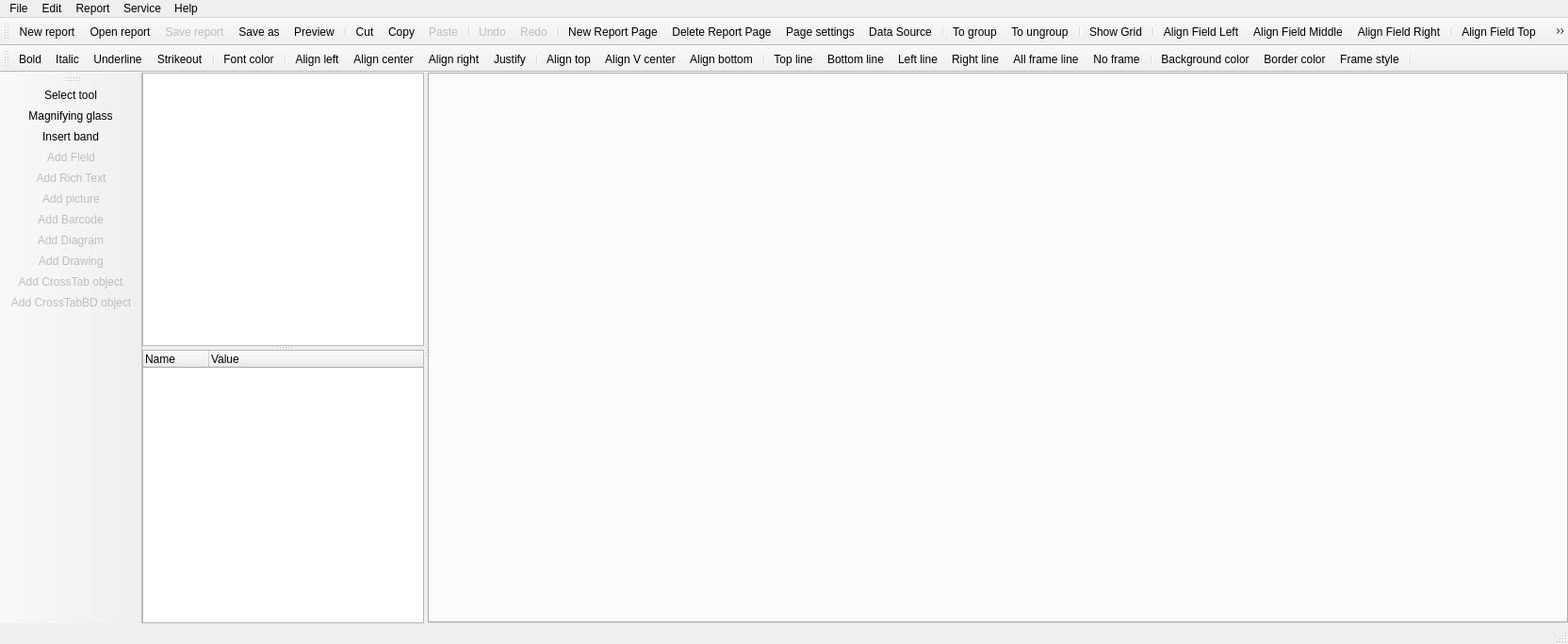
<?xml version="1.0" encoding="UTF-8"?>
<ui version="4.0">
 <class>MainWindow</class>
 <widget class="QMainWindow" name="MainWindow">
  <property name="geometry">
   <rect>
    <x>0</x>
    <y>0</y>
    <width>1664</width>
    <height>683</height>
   </rect>
  </property>
  <property name="windowTitle">
   <string>QtRPT Designer</string>
  </property>
  <property name="windowIcon">
   <iconset>
    <normaloff>C:/Users/Aleksey/Desktop/32.png</normaloff>C:/Users/Aleksey/Desktop/32.png</iconset>
  </property>
  <widget class="QWidget" name="centralWidget">
   <layout class="QHBoxLayout" name="horizontalLayout">
    <property name="spacing">
     <number>0</number>
    </property>
    <property name="leftMargin">
     <number>0</number>
    </property>
    <property name="topMargin">
     <number>0</number>
    </property>
    <property name="rightMargin">
     <number>0</number>
    </property>
    <property name="bottomMargin">
     <number>0</number>
    </property>
    <item>
     <widget class="QSplitter" name="splitter">
      <property name="orientation">
       <enum>Qt::Horizontal</enum>
      </property>
      <widget class="QWidget" name="widget_2" native="true">
       <property name="sizePolicy">
        <sizepolicy hsizetype="Preferred" vsizetype="Minimum">
         <horstretch>0</horstretch>
         <verstretch>0</verstretch>
        </sizepolicy>
       </property>
       <property name="maximumSize">
        <size>
         <width>299</width>
         <height>16777215</height>
        </size>
       </property>
       <property name="baseSize">
        <size>
         <width>0</width>
         <height>0</height>
        </size>
       </property>
       <layout class="QVBoxLayout" name="verticalLayout">
        <property name="spacing">
         <number>0</number>
        </property>
        <property name="leftMargin">
         <number>0</number>
        </property>
        <property name="topMargin">
         <number>0</number>
        </property>
        <property name="rightMargin">
         <number>0</number>
        </property>
        <property name="bottomMargin">
         <number>0</number>
        </property>
        <item>
         <widget class="QSplitter" name="splitter_2">
          <property name="sizePolicy">
           <sizepolicy hsizetype="Preferred" vsizetype="Expanding">
            <horstretch>0</horstretch>
            <verstretch>0</verstretch>
           </sizepolicy>
          </property>
          <property name="baseSize">
           <size>
            <width>0</width>
            <height>0</height>
           </size>
          </property>
          <property name="orientation">
           <enum>Qt::Vertical</enum>
          </property>
          <widget class="QTreeWidget" name="treeWidget">
           <property name="sizePolicy">
            <sizepolicy hsizetype="Preferred" vsizetype="Preferred">
             <horstretch>0</horstretch>
             <verstretch>0</verstretch>
            </sizepolicy>
           </property>
           <property name="baseSize">
            <size>
             <width>0</width>
             <height>0</height>
            </size>
           </property>
           <attribute name="headerVisible">
            <bool>false</bool>
           </attribute>
           <attribute name="headerDefaultSectionSize">
            <number>50</number>
           </attribute>
           <column>
            <property name="text">
             <string notr="true">1</string>
            </property>
           </column>
          </widget>
          <widget class="QTreeWidget" name="treeParams">
           <property name="sizePolicy">
            <sizepolicy hsizetype="Preferred" vsizetype="Preferred">
             <horstretch>0</horstretch>
             <verstretch>0</verstretch>
            </sizepolicy>
           </property>
           <property name="baseSize">
            <size>
             <width>0</width>
             <height>0</height>
            </size>
           </property>
           <property name="editTriggers">
            <set>QAbstractItemView::DoubleClicked|QAbstractItemView::EditKeyPressed</set>
           </property>
           <property name="alternatingRowColors">
            <bool>true</bool>
           </property>
           <property name="selectionMode">
            <enum>QAbstractItemView::SingleSelection</enum>
           </property>
           <property name="indentation">
            <number>15</number>
           </property>
           <property name="expandsOnDoubleClick">
            <bool>false</bool>
           </property>
           <attribute name="headerDefaultSectionSize">
            <number>70</number>
           </attribute>
           <column>
            <property name="text">
             <string>Name</string>
            </property>
           </column>
           <column>
            <property name="text">
             <string>Value</string>
            </property>
           </column>
          </widget>
         </widget>
        </item>
       </layout>
      </widget>
      <widget class="QTabWidget" name="tabWidget"/>
     </widget>
    </item>
   </layout>
  </widget>
  <widget class="QMenuBar" name="menuBar">
   <property name="geometry">
    <rect>
     <x>0</x>
     <y>0</y>
     <width>1664</width>
     <height>26</height>
    </rect>
   </property>
   <widget class="QMenu" name="menuFile">
    <property name="title">
     <string>File</string>
    </property>
    <addaction name="actionNewReport"/>
    <addaction name="actionOpenReport"/>
    <addaction name="actSaveReport"/>
    <addaction name="actSaveAs"/>
    <addaction name="separator"/>
    <addaction name="actNewReportPage"/>
    <addaction name="actDeleteReportPage"/>
    <addaction name="separator"/>
    <addaction name="actionExit"/>
   </widget>
   <widget class="QMenu" name="menuReport">
    <property name="title">
     <string>Report</string>
    </property>
    <addaction name="actPageSettings"/>
   </widget>
   <widget class="QMenu" name="menuEdit">
    <property name="title">
     <string>Edit</string>
    </property>
    <addaction name="actUndo"/>
    <addaction name="actRedo"/>
    <addaction name="separator"/>
    <addaction name="actCut"/>
    <addaction name="actCopy"/>
    <addaction name="actPaste"/>
   </widget>
   <widget class="QMenu" name="menuHelp">
    <property name="title">
     <string>Help</string>
    </property>
    <addaction name="actReadme"/>
    <addaction name="actCheckUpdates"/>
    <addaction name="actAbout"/>
   </widget>
   <widget class="QMenu" name="menuService">
    <property name="title">
     <string>Service</string>
    </property>
    <addaction name="actSettings"/>
   </widget>
   <addaction name="menuFile"/>
   <addaction name="menuEdit"/>
   <addaction name="menuReport"/>
   <addaction name="menuService"/>
   <addaction name="menuHelp"/>
  </widget>
  <widget class="QToolBar" name="mainToolBar">
   <attribute name="toolBarArea">
    <enum>TopToolBarArea</enum>
   </attribute>
   <attribute name="toolBarBreak">
    <bool>false</bool>
   </attribute>
   <addaction name="actionNewReport"/>
   <addaction name="actionOpenReport"/>
   <addaction name="actSaveReport"/>
   <addaction name="actSaveAs"/>
   <addaction name="actPreview"/>
   <addaction name="separator"/>
   <addaction name="actCut"/>
   <addaction name="actCopy"/>
   <addaction name="actPaste"/>
   <addaction name="separator"/>
   <addaction name="actUndo"/>
   <addaction name="actRedo"/>
   <addaction name="separator"/>
   <addaction name="actNewReportPage"/>
   <addaction name="actDeleteReportPage"/>
   <addaction name="actPageSettings"/>
   <addaction name="actDataSource"/>
   <addaction name="separator"/>
   <addaction name="actGroup"/>
   <addaction name="actUngroup"/>
   <addaction name="separator"/>
   <addaction name="actShowGrid"/>
   <addaction name="separator"/>
   <addaction name="actFieldLeft"/>
   <addaction name="actFieldMiddle"/>
   <addaction name="actFieldRight"/>
   <addaction name="separator"/>
   <addaction name="actFieldTop"/>
   <addaction name="actFieldCenter"/>
   <addaction name="actFieldBottom"/>
   <addaction name="separator"/>
   <addaction name="actFieldSameWidth"/>
   <addaction name="actFieldSameHeight"/>
   <addaction name="separator"/>
  </widget>
  <widget class="QStatusBar" name="statusBar"/>
  <widget class="QToolBar" name="toolBar">
   <property name="windowTitle">
    <string>toolBar</string>
   </property>
   <attribute name="toolBarArea">
    <enum>TopToolBarArea</enum>
   </attribute>
   <attribute name="toolBarBreak">
    <bool>true</bool>
   </attribute>
   <addaction name="actionBold"/>
   <addaction name="actionItalic"/>
   <addaction name="actionUnderline"/>
   <addaction name="actionStrikeout"/>
   <addaction name="separator"/>
   <addaction name="actFontColor"/>
   <addaction name="separator"/>
   <addaction name="actAlignLeft"/>
   <addaction name="actAlignCenter"/>
   <addaction name="actAlignRight"/>
   <addaction name="actAlignJustify"/>
   <addaction name="separator"/>
   <addaction name="actAlignTop"/>
   <addaction name="actAlignVCenter"/>
   <addaction name="actAlignBottom"/>
   <addaction name="separator"/>
   <addaction name="actLineTop"/>
   <addaction name="actLineBottom"/>
   <addaction name="actLineLeft"/>
   <addaction name="actLineRight"/>
   <addaction name="actLineAll"/>
   <addaction name="actLineNo"/>
   <addaction name="separator"/>
   <addaction name="actBackgroundColor"/>
   <addaction name="actBorderColor"/>
   <addaction name="actFrameStyle"/>
   <addaction name="separator"/>
  </widget>
  <widget class="QToolBar" name="toolBar_3">
   <property name="windowTitle">
    <string>toolBar_3</string>
   </property>
   <attribute name="toolBarArea">
    <enum>LeftToolBarArea</enum>
   </attribute>
   <attribute name="toolBarBreak">
    <bool>false</bool>
   </attribute>
   <addaction name="actSelect_tool"/>
   <addaction name="actMagnifying"/>
   <addaction name="actionInsert_band"/>
   <addaction name="actAddField"/>
   <addaction name="actAddRichText"/>
   <addaction name="actAddPicture"/>
   <addaction name="actAddBarcode"/>
   <addaction name="actAddDiagram"/>
   <addaction name="actAddDrawing"/>
   <addaction name="actAddCrossTab"/>
   <addaction name="actAddCrossTabBD"/>
  </widget>
  <action name="actionExit">
   <property name="text">
    <string>Exit</string>
   </property>
   <property name="toolTip">
    <string>Exit</string>
   </property>
  </action>
  <action name="actPageSettings">
   <property name="icon">
    <iconset resource="images.qrc">
     <normaloff>:/new/prefix1/images/pageSetting.png</normaloff>:/new/prefix1/images/pageSetting.png</iconset>
   </property>
   <property name="text">
    <string>Page settings</string>
   </property>
  </action>
  <action name="actSelect_tool">
   <property name="checkable">
    <bool>true</bool>
   </property>
   <property name="icon">
    <iconset resource="images.qrc">
     <normaloff>:/new/prefix1/images/80-1.png</normaloff>:/new/prefix1/images/80-1.png</iconset>
   </property>
   <property name="text">
    <string>Select tool</string>
   </property>
   <property name="toolTip">
    <string>Select tool</string>
   </property>
  </action>
  <action name="actAlignLeft">
   <property name="checkable">
    <bool>true</bool>
   </property>
   <property name="icon">
    <iconset resource="images.qrc">
     <normaloff>:/new/prefix1/images/textleft.png</normaloff>:/new/prefix1/images/textleft.png</iconset>
   </property>
   <property name="text">
    <string>Align left</string>
   </property>
   <property name="toolTip">
    <string>Align left</string>
   </property>
  </action>
  <action name="actAlignCenter">
   <property name="checkable">
    <bool>true</bool>
   </property>
   <property name="icon">
    <iconset resource="images.qrc">
     <normaloff>:/new/prefix1/images/textcenter.png</normaloff>:/new/prefix1/images/textcenter.png</iconset>
   </property>
   <property name="text">
    <string>Align center</string>
   </property>
   <property name="toolTip">
    <string>Align center</string>
   </property>
  </action>
  <action name="actAlignRight">
   <property name="checkable">
    <bool>true</bool>
   </property>
   <property name="icon">
    <iconset resource="images.qrc">
     <normaloff>:/new/prefix1/images/textright.png</normaloff>:/new/prefix1/images/textright.png</iconset>
   </property>
   <property name="text">
    <string>Align right</string>
   </property>
   <property name="toolTip">
    <string>Align right</string>
   </property>
  </action>
  <action name="actAlignJustify">
   <property name="checkable">
    <bool>true</bool>
   </property>
   <property name="icon">
    <iconset resource="images.qrc">
     <normaloff>:/new/prefix1/images/textjustify.png</normaloff>:/new/prefix1/images/textjustify.png</iconset>
   </property>
   <property name="text">
    <string>Justify</string>
   </property>
   <property name="toolTip">
    <string>Justify</string>
   </property>
  </action>
  <action name="actionBold">
   <property name="checkable">
    <bool>true</bool>
   </property>
   <property name="icon">
    <iconset resource="images.qrc">
     <normaloff>:/new/prefix1/images/textbold.png</normaloff>:/new/prefix1/images/textbold.png</iconset>
   </property>
   <property name="text">
    <string>Bold</string>
   </property>
   <property name="toolTip">
    <string>Bold</string>
   </property>
  </action>
  <action name="actionItalic">
   <property name="checkable">
    <bool>true</bool>
   </property>
   <property name="icon">
    <iconset resource="images.qrc">
     <normaloff>:/new/prefix1/images/textitalic.png</normaloff>:/new/prefix1/images/textitalic.png</iconset>
   </property>
   <property name="text">
    <string>Italic</string>
   </property>
   <property name="toolTip">
    <string>Italic</string>
   </property>
  </action>
  <action name="actionUnderline">
   <property name="checkable">
    <bool>true</bool>
   </property>
   <property name="icon">
    <iconset resource="images.qrc">
     <normaloff>:/new/prefix1/images/textunder.png</normaloff>:/new/prefix1/images/textunder.png</iconset>
   </property>
   <property name="text">
    <string>Underline</string>
   </property>
   <property name="toolTip">
    <string>Underline</string>
   </property>
  </action>
  <action name="actLineTop">
   <property name="checkable">
    <bool>true</bool>
   </property>
   <property name="icon">
    <iconset resource="images.qrc">
     <normaloff>:/new/prefix1/images/82-6.png</normaloff>:/new/prefix1/images/82-6.png</iconset>
   </property>
   <property name="text">
    <string>Top line</string>
   </property>
   <property name="toolTip">
    <string>Top line</string>
   </property>
  </action>
  <action name="actLineBottom">
   <property name="checkable">
    <bool>true</bool>
   </property>
   <property name="icon">
    <iconset resource="images.qrc">
     <normaloff>:/new/prefix1/images/82-7.png</normaloff>:/new/prefix1/images/82-7.png</iconset>
   </property>
   <property name="text">
    <string>Bottom line</string>
   </property>
   <property name="toolTip">
    <string>Bottom line</string>
   </property>
  </action>
  <action name="actLineLeft">
   <property name="checkable">
    <bool>true</bool>
   </property>
   <property name="icon">
    <iconset resource="images.qrc">
     <normaloff>:/new/prefix1/images/82-4.png</normaloff>:/new/prefix1/images/82-4.png</iconset>
   </property>
   <property name="text">
    <string>Left line</string>
   </property>
   <property name="toolTip">
    <string>Left line</string>
   </property>
  </action>
  <action name="actLineRight">
   <property name="checkable">
    <bool>true</bool>
   </property>
   <property name="icon">
    <iconset resource="images.qrc">
     <normaloff>:/new/prefix1/images/82-5.png</normaloff>:/new/prefix1/images/82-5.png</iconset>
   </property>
   <property name="text">
    <string>Right line</string>
   </property>
   <property name="toolTip">
    <string>Right line</string>
   </property>
  </action>
  <action name="actLineAll">
   <property name="checkable">
    <bool>true</bool>
   </property>
   <property name="icon">
    <iconset resource="images.qrc">
     <normaloff>:/new/prefix1/images/82-2.png</normaloff>:/new/prefix1/images/82-2.png</iconset>
   </property>
   <property name="text">
    <string>All frame line</string>
   </property>
   <property name="toolTip">
    <string>All frame line</string>
   </property>
  </action>
  <action name="actLineNo">
   <property name="checkable">
    <bool>true</bool>
   </property>
   <property name="icon">
    <iconset resource="images.qrc">
     <normaloff>:/new/prefix1/images/82-1.png</normaloff>:/new/prefix1/images/82-1.png</iconset>
   </property>
   <property name="text">
    <string>No frame</string>
   </property>
   <property name="toolTip">
    <string>No frame</string>
   </property>
  </action>
  <action name="actionInsert_band">
   <property name="checkable">
    <bool>true</bool>
   </property>
   <property name="icon">
    <iconset resource="images.qrc">
     <normaloff>:/new/prefix1/images/band.png</normaloff>:/new/prefix1/images/band.png</iconset>
   </property>
   <property name="text">
    <string>Insert band</string>
   </property>
   <property name="toolTip">
    <string>Insert band</string>
   </property>
  </action>
  <action name="actAddField">
   <property name="checkable">
    <bool>true</bool>
   </property>
   <property name="enabled">
    <bool>false</bool>
   </property>
   <property name="icon">
    <iconset resource="images.qrc">
     <normaloff>:/new/prefix1/images/field.png</normaloff>:/new/prefix1/images/field.png</iconset>
   </property>
   <property name="text">
    <string>Add Fleld</string>
   </property>
   <property name="toolTip">
    <string>Add field</string>
   </property>
  </action>
  <action name="actionNewReport">
   <property name="icon">
    <iconset resource="images.qrc">
     <normaloff>:/new/prefix1/images/new.png</normaloff>:/new/prefix1/images/new.png</iconset>
   </property>
   <property name="text">
    <string>New report</string>
   </property>
   <property name="toolTip">
    <string>New report</string>
   </property>
  </action>
  <action name="actionOpenReport">
   <property name="icon">
    <iconset resource="images.qrc">
     <normaloff>:/new/prefix1/images/open.png</normaloff>:/new/prefix1/images/open.png</iconset>
   </property>
   <property name="text">
    <string>Open report</string>
   </property>
   <property name="toolTip">
    <string>Open report</string>
   </property>
   <property name="shortcut">
    <string>Ctrl+O</string>
   </property>
  </action>
  <action name="actSaveReport">
   <property name="enabled">
    <bool>false</bool>
   </property>
   <property name="icon">
    <iconset resource="images.qrc">
     <normaloff>:/new/prefix1/images/save.png</normaloff>:/new/prefix1/images/save.png</iconset>
   </property>
   <property name="text">
    <string>Save report</string>
   </property>
   <property name="toolTip">
    <string>Save report</string>
   </property>
   <property name="shortcut">
    <string>Ctrl+S</string>
   </property>
  </action>
  <action name="actAlignTop">
   <property name="checkable">
    <bool>true</bool>
   </property>
   <property name="icon">
    <iconset resource="images.qrc">
     <normaloff>:/new/prefix1/images/texttop.png</normaloff>:/new/prefix1/images/texttop.png</iconset>
   </property>
   <property name="text">
    <string>Align top</string>
   </property>
   <property name="toolTip">
    <string>Align top</string>
   </property>
  </action>
  <action name="actAlignVCenter">
   <property name="checkable">
    <bool>true</bool>
   </property>
   <property name="icon">
    <iconset resource="images.qrc">
     <normaloff>:/new/prefix1/images/textVcenter.png</normaloff>:/new/prefix1/images/textVcenter.png</iconset>
   </property>
   <property name="text">
    <string>Align V center</string>
   </property>
   <property name="toolTip">
    <string>Align V center</string>
   </property>
  </action>
  <action name="actAlignBottom">
   <property name="checkable">
    <bool>true</bool>
   </property>
   <property name="icon">
    <iconset resource="images.qrc">
     <normaloff>:/new/prefix1/images/textbottom.png</normaloff>:/new/prefix1/images/textbottom.png</iconset>
   </property>
   <property name="text">
    <string>Align bottom</string>
   </property>
   <property name="toolTip">
    <string>Align bottom</string>
   </property>
  </action>
  <action name="actCopy">
   <property name="icon">
    <iconset resource="images.qrc">
     <normaloff>:/new/prefix1/images/copy.png</normaloff>:/new/prefix1/images/copy.png</iconset>
   </property>
   <property name="text">
    <string>Copy</string>
   </property>
   <property name="toolTip">
    <string>Copy</string>
   </property>
   <property name="shortcut">
    <string>Ctrl+C</string>
   </property>
  </action>
  <action name="actCut">
   <property name="icon">
    <iconset resource="images.qrc">
     <normaloff>:/new/prefix1/images/cut.png</normaloff>:/new/prefix1/images/cut.png</iconset>
   </property>
   <property name="text">
    <string>Cut</string>
   </property>
   <property name="toolTip">
    <string>Cut</string>
   </property>
   <property name="shortcut">
    <string>Ctrl+X</string>
   </property>
  </action>
  <action name="actPaste">
   <property name="enabled">
    <bool>false</bool>
   </property>
   <property name="icon">
    <iconset resource="images.qrc">
     <normaloff>:/new/prefix1/images/paste.png</normaloff>:/new/prefix1/images/paste.png</iconset>
   </property>
   <property name="text">
    <string>Paste</string>
   </property>
   <property name="toolTip">
    <string>Paste</string>
   </property>
   <property name="shortcut">
    <string>Ctrl+V</string>
   </property>
  </action>
  <action name="actSaveAs">
   <property name="icon">
    <iconset resource="images.qrc">
     <normaloff>:/new/prefix1/images/saveAll.png</normaloff>:/new/prefix1/images/saveAll.png</iconset>
   </property>
   <property name="text">
    <string>Save as</string>
   </property>
   <property name="toolTip">
    <string>Save as</string>
   </property>
  </action>
  <action name="actFontColor">
   <property name="icon">
    <iconset resource="images.qrc">
     <normaloff>:/new/prefix1/images/fontColor.png</normaloff>:/new/prefix1/images/fontColor.png</iconset>
   </property>
   <property name="text">
    <string>Font color</string>
   </property>
   <property name="toolTip">
    <string>Font color</string>
   </property>
  </action>
  <action name="actBackgroundColor">
   <property name="icon">
    <iconset resource="images.qrc">
     <normaloff>:/new/prefix1/images/backgroundColor.png</normaloff>:/new/prefix1/images/backgroundColor.png</iconset>
   </property>
   <property name="text">
    <string>Background color</string>
   </property>
   <property name="toolTip">
    <string>Background color</string>
   </property>
  </action>
  <action name="actBorderColor">
   <property name="icon">
    <iconset resource="images.qrc">
     <normaloff>:/new/prefix1/images/borderColor.png</normaloff>:/new/prefix1/images/borderColor.png</iconset>
   </property>
   <property name="text">
    <string>Border color</string>
   </property>
   <property name="toolTip">
    <string>Border color</string>
   </property>
  </action>
  <action name="actAbout">
   <property name="icon">
    <iconset resource="images.qrc">
     <normaloff>:/new/prefix1/images/Logo128.png</normaloff>:/new/prefix1/images/Logo128.png</iconset>
   </property>
   <property name="text">
    <string>About QtRptDesigner</string>
   </property>
  </action>
  <action name="actShowGrid">
   <property name="checkable">
    <bool>true</bool>
   </property>
   <property name="icon">
    <iconset resource="images.qrc">
     <normaloff>:/new/prefix1/images/grid.png</normaloff>:/new/prefix1/images/grid.png</iconset>
   </property>
   <property name="text">
    <string>Show Grid</string>
   </property>
   <property name="toolTip">
    <string>Show/Hide grid</string>
   </property>
  </action>
  <action name="actAddPicture">
   <property name="checkable">
    <bool>true</bool>
   </property>
   <property name="enabled">
    <bool>false</bool>
   </property>
   <property name="icon">
    <iconset resource="images.qrc">
     <normaloff>:/new/prefix1/images/picture.png</normaloff>:/new/prefix1/images/picture.png</iconset>
   </property>
   <property name="text">
    <string>Add picture</string>
   </property>
  </action>
  <action name="actFrameStyle">
   <property name="icon">
    <iconset resource="images.qrc">
     <normaloff>:/new/prefix1/images/frameStyle.png</normaloff>:/new/prefix1/images/frameStyle.png</iconset>
   </property>
   <property name="text">
    <string>Frame style</string>
   </property>
   <property name="toolTip">
    <string>Frame style</string>
   </property>
  </action>
  <action name="actNewReportPage">
   <property name="icon">
    <iconset resource="images.qrc">
     <normaloff>:/new/prefix1/images/newPageReport.png</normaloff>:/new/prefix1/images/newPageReport.png</iconset>
   </property>
   <property name="text">
    <string>New Report Page</string>
   </property>
   <property name="toolTip">
    <string>New Report Page</string>
   </property>
  </action>
  <action name="actDeleteReportPage">
   <property name="icon">
    <iconset resource="images.qrc">
     <normaloff>:/new/prefix1/images/deletePage.png</normaloff>:/new/prefix1/images/deletePage.png</iconset>
   </property>
   <property name="text">
    <string>Delete Report Page</string>
   </property>
   <property name="toolTip">
    <string>Delete Report Page</string>
   </property>
  </action>
  <action name="actFieldLeft">
   <property name="icon">
    <iconset resource="images.qrc">
     <normaloff>:/new/prefix1/images/fieldLeft.png</normaloff>:/new/prefix1/images/fieldLeft.png</iconset>
   </property>
   <property name="text">
    <string>Align Field Left</string>
   </property>
   <property name="toolTip">
    <string>Align Field Left</string>
   </property>
  </action>
  <action name="actFieldMiddle">
   <property name="icon">
    <iconset resource="images.qrc">
     <normaloff>:/new/prefix1/images/fieldMiddle.png</normaloff>:/new/prefix1/images/fieldMiddle.png</iconset>
   </property>
   <property name="text">
    <string>Align Field Middle</string>
   </property>
   <property name="toolTip">
    <string>Align Field Middle</string>
   </property>
  </action>
  <action name="actFieldRight">
   <property name="icon">
    <iconset resource="images.qrc">
     <normaloff>:/new/prefix1/images/fieldRight.png</normaloff>:/new/prefix1/images/fieldRight.png</iconset>
   </property>
   <property name="text">
    <string>Align Field Right</string>
   </property>
   <property name="toolTip">
    <string>Align Field Right</string>
   </property>
  </action>
  <action name="actFieldTop">
   <property name="icon">
    <iconset resource="images.qrc">
     <normaloff>:/new/prefix1/images/fieldTop.png</normaloff>:/new/prefix1/images/fieldTop.png</iconset>
   </property>
   <property name="text">
    <string>Align Field Top</string>
   </property>
   <property name="toolTip">
    <string>Align Field Top</string>
   </property>
  </action>
  <action name="actFieldCenter">
   <property name="icon">
    <iconset resource="images.qrc">
     <normaloff>:/new/prefix1/images/fieldCenter.png</normaloff>:/new/prefix1/images/fieldCenter.png</iconset>
   </property>
   <property name="text">
    <string>Align Field Center</string>
   </property>
   <property name="toolTip">
    <string>Align Field Center</string>
   </property>
  </action>
  <action name="actFieldBottom">
   <property name="icon">
    <iconset resource="images.qrc">
     <normaloff>:/new/prefix1/images/fieldBottom.png</normaloff>:/new/prefix1/images/fieldBottom.png</iconset>
   </property>
   <property name="text">
    <string>Align Field Bottom</string>
   </property>
   <property name="toolTip">
    <string>Align Field Bottom</string>
   </property>
  </action>
  <action name="actFieldSameWidth">
   <property name="icon">
    <iconset resource="images.qrc">
     <normaloff>:/new/prefix1/images/fieldSameWidth.png</normaloff>:/new/prefix1/images/fieldSameWidth.png</iconset>
   </property>
   <property name="text">
    <string>Field Same Width</string>
   </property>
   <property name="toolTip">
    <string>Field Same Width</string>
   </property>
  </action>
  <action name="actFieldSameHeight">
   <property name="icon">
    <iconset resource="images.qrc">
     <normaloff>:/new/prefix1/images/fieldSameHeight.png</normaloff>:/new/prefix1/images/fieldSameHeight.png</iconset>
   </property>
   <property name="text">
    <string>Field Same Height</string>
   </property>
   <property name="toolTip">
    <string>Field Same Height</string>
   </property>
  </action>
  <action name="actSettings">
   <property name="icon">
    <iconset resource="images.qrc">
     <normaloff>:/new/prefix1/images/setting.png</normaloff>:/new/prefix1/images/setting.png</iconset>
   </property>
   <property name="text">
    <string>Settings</string>
   </property>
   <property name="toolTip">
    <string>Settings</string>
   </property>
  </action>
  <action name="actMagnifying">
   <property name="checkable">
    <bool>true</bool>
   </property>
   <property name="icon">
    <iconset resource="images.qrc">
     <normaloff>:/new/prefix1/images/maginfier.png</normaloff>:/new/prefix1/images/maginfier.png</iconset>
   </property>
   <property name="text">
    <string>Magnifying glass</string>
   </property>
   <property name="toolTip">
    <string>Magnifying glass</string>
   </property>
  </action>
  <action name="actionStrikeout">
   <property name="checkable">
    <bool>true</bool>
   </property>
   <property name="icon">
    <iconset resource="images.qrc">
     <normaloff>:/new/prefix1/images/textstrikeout.png</normaloff>:/new/prefix1/images/textstrikeout.png</iconset>
   </property>
   <property name="text">
    <string>Strikeout</string>
   </property>
   <property name="toolTip">
    <string>Strikeout</string>
   </property>
  </action>
  <action name="actGroupProperty">
   <property name="icon">
    <iconset resource="images.qrc">
     <normaloff>:/new/prefix1/images/dataGrouping.png</normaloff>:/new/prefix1/images/dataGrouping.png</iconset>
   </property>
   <property name="text">
    <string>Group property</string>
   </property>
   <property name="toolTip">
    <string>Group property</string>
   </property>
  </action>
  <action name="actCheckUpdates">
   <property name="icon">
    <iconset resource="images.qrc">
     <normaloff>:/new/prefix1/images/update.png</normaloff>:/new/prefix1/images/update.png</iconset>
   </property>
   <property name="text">
    <string>Check updates</string>
   </property>
   <property name="toolTip">
    <string>Check updates</string>
   </property>
  </action>
  <action name="actAddDiagram">
   <property name="checkable">
    <bool>true</bool>
   </property>
   <property name="enabled">
    <bool>false</bool>
   </property>
   <property name="icon">
    <iconset resource="images.qrc">
     <normaloff>:/new/prefix1/images/diagram.png</normaloff>:/new/prefix1/images/diagram.png</iconset>
   </property>
   <property name="text">
    <string>Add Diagram</string>
   </property>
   <property name="toolTip">
    <string>Add Diagram</string>
   </property>
  </action>
  <action name="actAddDrawing">
   <property name="checkable">
    <bool>true</bool>
   </property>
   <property name="enabled">
    <bool>false</bool>
   </property>
   <property name="icon">
    <iconset resource="images.qrc">
     <normaloff>:/new/prefix1/images/drawing.png</normaloff>:/new/prefix1/images/drawing.png</iconset>
   </property>
   <property name="text">
    <string>Add Drawing</string>
   </property>
   <property name="toolTip">
    <string>Add Drawing</string>
   </property>
  </action>
  <action name="actPreview">
   <property name="enabled">
    <bool>true</bool>
   </property>
   <property name="icon">
    <iconset resource="images.qrc">
     <normaloff>:/new/prefix1/images/preview.png</normaloff>:/new/prefix1/images/preview.png</iconset>
   </property>
   <property name="text">
    <string>Preview</string>
   </property>
   <property name="toolTip">
    <string>Preview</string>
   </property>
  </action>
  <action name="actDataSource">
   <property name="checkable">
    <bool>true</bool>
   </property>
   <property name="icon">
    <iconset resource="images.qrc">
     <normaloff>:/new/prefix1/images/data.png</normaloff>:/new/prefix1/images/data.png</iconset>
   </property>
   <property name="text">
    <string>Data Source</string>
   </property>
   <property name="toolTip">
    <string>Data Source</string>
   </property>
  </action>
  <action name="actUndo">
   <property name="enabled">
    <bool>false</bool>
   </property>
   <property name="icon">
    <iconset resource="images.qrc">
     <normaloff>:/new/prefix1/images/undo.png</normaloff>:/new/prefix1/images/undo.png</iconset>
   </property>
   <property name="text">
    <string>Undo</string>
   </property>
   <property name="toolTip">
    <string>Undo</string>
   </property>
   <property name="shortcut">
    <string>Ctrl+Z</string>
   </property>
  </action>
  <action name="actRedo">
   <property name="enabled">
    <bool>false</bool>
   </property>
   <property name="icon">
    <iconset resource="images.qrc">
     <normaloff>:/new/prefix1/images/redo.png</normaloff>:/new/prefix1/images/redo.png</iconset>
   </property>
   <property name="text">
    <string>Redo</string>
   </property>
   <property name="toolTip">
    <string>Redo</string>
   </property>
   <property name="shortcut">
    <string>Ctrl+Y</string>
   </property>
  </action>
  <action name="actAddBarcode">
   <property name="checkable">
    <bool>true</bool>
   </property>
   <property name="enabled">
    <bool>false</bool>
   </property>
   <property name="icon">
    <iconset resource="images.qrc">
     <normaloff>:/new/prefix1/images/barcode.png</normaloff>:/new/prefix1/images/barcode.png</iconset>
   </property>
   <property name="text">
    <string>Add Barcode</string>
   </property>
   <property name="toolTip">
    <string>Add Barcode</string>
   </property>
  </action>
  <action name="actReadme">
   <property name="icon">
    <iconset resource="images.qrc">
     <normaloff>:/new/prefix1/images/readme.png</normaloff>:/new/prefix1/images/readme.png</iconset>
   </property>
   <property name="text">
    <string>Readme</string>
   </property>
   <property name="toolTip">
    <string>Readme</string>
   </property>
  </action>
  <action name="actAddRichText">
   <property name="checkable">
    <bool>true</bool>
   </property>
   <property name="enabled">
    <bool>false</bool>
   </property>
   <property name="icon">
    <iconset resource="images.qrc">
     <normaloff>:/new/prefix1/images/richText.png</normaloff>:/new/prefix1/images/richText.png</iconset>
   </property>
   <property name="text">
    <string>Add Rich Text</string>
   </property>
   <property name="toolTip">
    <string>Add Rich Text</string>
   </property>
  </action>
  <action name="actGroup">
   <property name="icon">
    <iconset resource="images.qrc">
     <normaloff>:/new/prefix1/images/group.png</normaloff>:/new/prefix1/images/group.png</iconset>
   </property>
   <property name="text">
    <string>To group</string>
   </property>
   <property name="toolTip">
    <string>To group</string>
   </property>
  </action>
  <action name="actUngroup">
   <property name="icon">
    <iconset resource="images.qrc">
     <normaloff>:/new/prefix1/images/ungroup.png</normaloff>:/new/prefix1/images/ungroup.png</iconset>
   </property>
   <property name="text">
    <string>To ungroup</string>
   </property>
   <property name="toolTip">
    <string>To ungroup</string>
   </property>
  </action>
  <action name="actAddCrossTab">
   <property name="checkable">
    <bool>true</bool>
   </property>
   <property name="enabled">
    <bool>false</bool>
   </property>
   <property name="icon">
    <iconset resource="images.qrc">
     <normaloff>:/new/prefix1/images/crossTab.png</normaloff>:/new/prefix1/images/crossTab.png</iconset>
   </property>
   <property name="text">
    <string>Add CrossTab object</string>
   </property>
   <property name="toolTip">
    <string>Add CrossTab object</string>
   </property>
  </action>
  <action name="actAddCrossTabBD">
   <property name="checkable">
    <bool>true</bool>
   </property>
   <property name="enabled">
    <bool>false</bool>
   </property>
   <property name="icon">
    <iconset resource="images.qrc">
     <normaloff>:/new/prefix1/images/crossTabBD.png</normaloff>:/new/prefix1/images/crossTabBD.png</iconset>
   </property>
   <property name="text">
    <string>Add CrossTabBD object</string>
   </property>
   <property name="toolTip">
    <string>Add CrossTabBD object</string>
   </property>
  </action>
 </widget>
 <layoutdefault spacing="6" margin="11"/>
 <resources>
  <include location="images.qrc"/>
 </resources>
 <connections/>
</ui>
